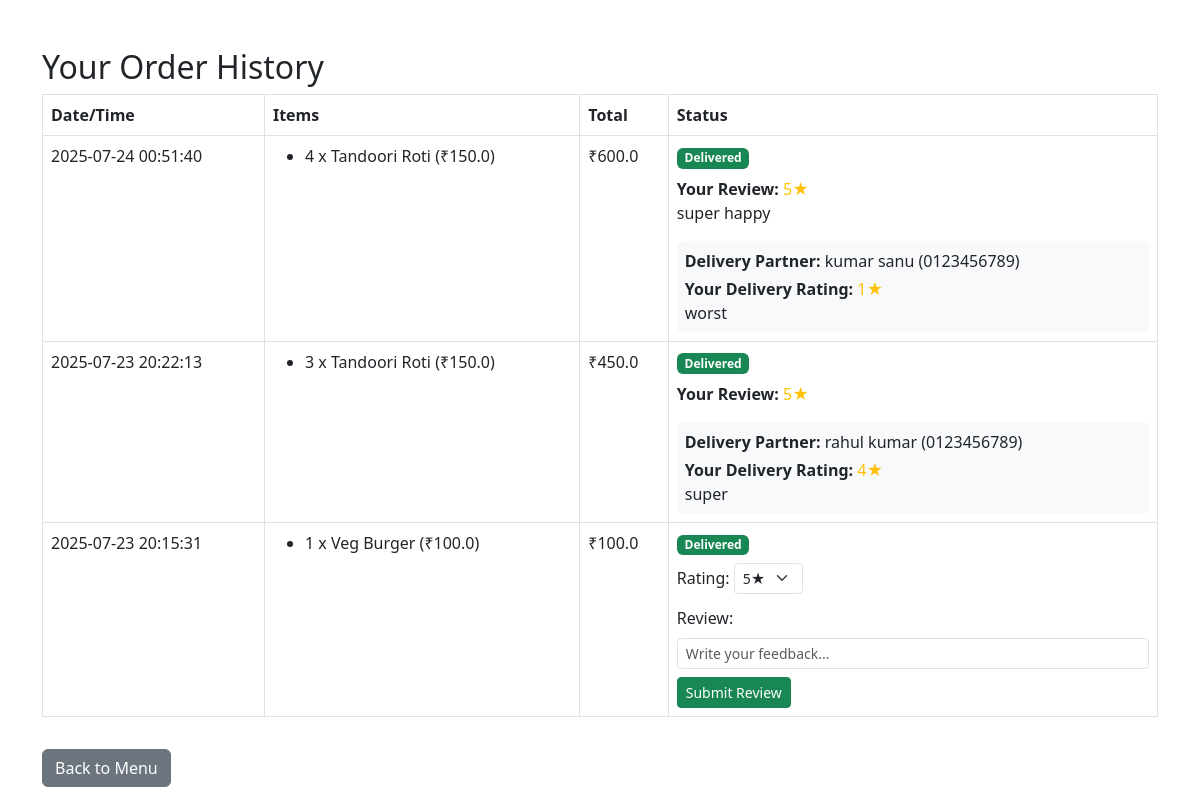
/order_history (signed in), run on the app's committed database.
### tables this page shows
CREATE TABLE orders (
    id INTEGER PRIMARY KEY AUTOINCREMENT,
    username TEXT NOT NULL,
    items TEXT NOT NULL,
    total REAL NOT NULL,
    address_id INTEGER,
    payment_mode TEXT,
    order_status TEXT DEFAULT 'Order Placed',
    timestamp DATETIME DEFAULT CURRENT_TIMESTAMP
, restaurant_id INTEGER);

CREATE TABLE reviews (
        id INTEGER PRIMARY KEY AUTOINCREMENT,
        user_id INTEGER NOT NULL,
        restaurant_id INTEGER NOT NULL,
        order_id INTEGER NOT NULL,
        rating INTEGER NOT NULL,
        review TEXT,
        timestamp DATETIME DEFAULT CURRENT_TIMESTAMP,
        FOREIGN KEY(user_id) REFERENCES users(id),
        FOREIGN KEY(restaurant_id) REFERENCES restaurants(id),
        FOREIGN KEY(order_id) REFERENCES orders(id)
    );

CREATE TABLE delivery_partners (
        id INTEGER PRIMARY KEY AUTOINCREMENT,
        username TEXT NOT NULL UNIQUE,
        password TEXT NOT NULL,
        name TEXT NOT NULL,
        phone TEXT NOT NULL,
        vehicle_number TEXT,
        vehicle_type TEXT,
        is_available INTEGER DEFAULT 1,
        current_location TEXT,
        rating REAL DEFAULT 0,
        total_deliveries INTEGER DEFAULT 0
    );

CREATE TABLE delivery_ratings (
        id INTEGER PRIMARY KEY AUTOINCREMENT,
        order_id INTEGER NOT NULL,
        delivery_partner_id INTEGER NOT NULL,
        customer_username TEXT NOT NULL,
        rating INTEGER NOT NULL CHECK (rating >= 1 AND rating <= 5),
        review TEXT,
        timestamp DATETIME DEFAULT CURRENT_TIMESTAMP,
        FOREIGN KEY(order_id) REFERENCES orders(id),
        FOREIGN KEY(delivery_partner_id) REFERENCES delivery_partners(id),
        UNIQUE(order_id, delivery_partner_id)
    );

### routes/user_routes.py (the view)
@user_bp.route('/order_history')
def order_history():
    if 'user' not in session:
        return redirect(url_for('user.login'))
    conn = sqlite3.connect('database.db')
    cursor = conn.cursor()
    cursor.execute("SELECT id, items, total, timestamp, order_status FROM orders WHERE username=? ORDER BY timestamp DESC", (session['user'],))
    orders = cursor.fetchall()
    conn.close()
    order_list = []
    for oid, items, total, timestamp, order_status in orders:
        item_list = json.loads(items)
        conn = sqlite3.connect('database.db')
        cursor = conn.cursor()
        cursor.execute('SELECT rating, review FROM reviews WHERE order_id=?', (oid,))
        review_row = cursor.fetchone()
        delivery_info = None
        delivery_rating = None
        if order_status == 'Delivered':
            cursor.execute('''SELECT dp.id, dp.name, dp.phone, dr.rating, dr.review
                              FROM delivery_orders do
                              JOIN delivery_partners dp ON do.delivery_partner_id = dp.id
                              LEFT JOIN delivery_ratings dr ON do.order_id = dr.order_id AND do.delivery_partner_id = dr.delivery_partner_id
                              WHERE do.order_id=?''', (oid,))
            delivery_row = cursor.fetchone()
            if delivery_row:
                delivery_info = {
                    'id': delivery_row[0],
                    'name': delivery_row[1],
                    'phone': delivery_row[2]
                }
                if delivery_row[3]:  # If rating exists
                    delivery_rating = {
                        'rating': delivery_row[3],
                        'review': delivery_row[4]
                    }
        conn.close()
        review = None
        if review_row:
            review = {'rating': review_row[0], 'text': review_row[1]}
        order_list.append({
            'id': oid,
            'items': item_list,
            'total': total,
            'timestamp': timestamp,
            'order_status': order_status,
            'review': review,
            'delivery_info': delivery_info,
            'delivery_rating': delivery_rating
        })
    return render_template('order_history.html', orders=order_list, username=session['user'])

### templates/order_history.html (shortened to what this page needs)
<!DOCTYPE html>
<html lang="en">
<head>
    <link rel="stylesheet" href="https://cdn.jsdelivr.net/npm/bootstrap@5.3.0/dist/css/bootstrap.min.css">
</head>
<body>
<div class="container mt-5">
    <h2>Your Order History</h2>
    <div class="position-fixed bottom-0 end-0 p-3" style="z-index: 11">
    </div>
    {% if orders %}
    <table class="table table-bordered">
        <thead>
            <tr>
                <th>Date/Time</th>
                <th>Items</th>
                <th>Total</th>
                <th>Status</th>
            </tr>
        </thead>
        <tbody>
            {% for order in orders %}
            <tr>
                <td>{{ order.timestamp }}</td>
                <td>
                    <ul class="mb-0">
                        {% for item in order['items'] %}
                        <li>{{ item.quantity }} x {{ item.name }} (₹{{ item.price }})</li>
                        {% endfor %}
                    </ul>
                </td>
                <td>₹{{ order.total }}</td>
                <td><span id="order-status-{{ order.id }}" class="badge
                    {% if order.order_status == 'Order Placed' %}bg-secondary
                    {% elif order.order_status == 'Preparing' %}bg-warning
                    {% elif order.order_status == 'Ready' %}bg-primary
                    {% elif order.order_status == 'Out for Delivery' %}bg-info
                    {% elif order.order_status == 'Delivered' %}bg-success
                    {% endif %}">
                    {{ order.order_status }}
                </span>
                {% if order.order_status == 'Delivered' %}
                    {% if order.review %}
                        <div class="mt-2">
                            <strong>Your Review:</strong> <span class="text-warning">{{ order.review.rating }}★</span><br>
                            <span>{{ order.review.text }}</span>
                        </div>
                    {% else %}
                        <form method="post" action="/submit_review/{{ order.id }}" class="mt-2">
                            <div class="mb-2">
                                <label for="rating-{{ order.id }}" class="form-label">Rating:</label>
                                <select name="rating" id="rating-{{ order.id }}" class="form-select form-select-sm w-auto d-inline-block">
                                    {% for r in range(5,0,-1) %}
                                    <option value="{{ r }}">{{ r }}★</option>
                                    {% endfor %}
                                </select>
                            </div>
                            <div class="mb-2">
                                <label for="review-{{ order.id }}" class="form-label">Review:</label>
                                <input type="text" name="review" id="review-{{ order.id }}" class="form-control form-control-sm" placeholder="Write your feedback...">
                            </div>
                            <button type="submit" class="btn btn-success btn-sm">Submit Review</button>
                        </form>
                    {% endif %}
                    {% if order.delivery_info %}
                        <div class="mt-3 p-2 bg-light rounded">
                            <strong>Delivery Partner:</strong> {{ order.delivery_info.name }} ({{ order.delivery_info.phone }})
                            {% if order.delivery_rating %}
                                <div class="mt-1">
                                    <strong>Your Delivery Rating:</strong> <span class="text-warning">{{ order.delivery_rating.rating }}★</span>
                                    {% if order.delivery_rating.review %}
                                        <br><span>{{ order.delivery_rating.review }}</span>
                                    {% endif %}
                                </div>
                            {% endif %}
                        </div>
                    {% endif %}
                {% endif %}
                </td>
            </tr>
            {% endfor %}
        </tbody>
    </table>
    {% else %}
    <p>You have not placed any orders yet.</p>
    {% endif %}
    <a href="/menu" class="btn btn-secondary mt-3">Back to Menu</a>
</div>
</body>
</html>

### data on the page
orders: timestamp "2025-07-24 00:51:40", quantity "4", name "Tandoori Roti", price "150.0", total "600.0", order_status "Delivered", review.rating "5", review.text "super happy", delivery_info.name "kumar sanu", delivery_info.phone "0123456789", delivery_rating.rating "1", delivery_rating.review "worst"
orders: timestamp "2025-07-23 20:22:13", quantity "3", name "Tandoori Roti", price "150.0", total "450.0", order_status "Delivered", review.rating "5", delivery_info.name "rahul kumar", delivery_info.phone "0123456789", delivery_rating.rating "4", delivery_rating.review "super"
orders: timestamp "2025-07-23 20:15:31", quantity "1", name "Veg Burger", price "100.0", total "100.0", order_status "Delivered", rating "5★"
